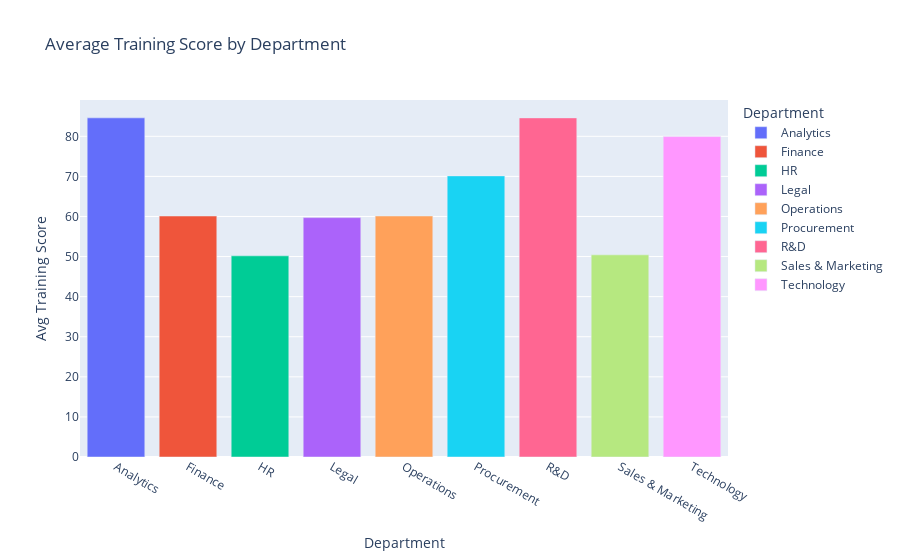

The notebook cell saved with this chart:
### Code cell
avg_score_by_dept = df.groupby('department', as_index=False)['avg_training_score'].mean()
fig = px.bar(
    avg_score_by_dept,
    x='department',
    y='avg_training_score',
    title='Average Training Score by Department',
    labels={'avg_training_score': 'Avg Training Score', 'department': 'Department'},
    color='department'  # Optional: adds different color for each bar
)
fig.show()

### Figure 1 — Plotly figure (JSON) as saved in the notebook; plotly's stock layout.template omitted (floating-point values rounded to 4 significant figures)
{"data": [{"alignmentgroup": "True", "hovertemplate": "Department=%{x}<br>Avg Training Score=%{y}<extra></extra>", "legendgroup": "Analytics", "marker": {"color": "#636efa", "pattern": {"shape": ""}}, "name": "Analytics", "offsetgroup": "Analytics", "orientation": "v", "showlegend": true, "textposition": "auto", "type": "bar", "x": ["Analytics"], "xaxis": "x", "y": [84.6], "yaxis": "y"}, {"alignmentgroup": "True", "hovertemplate": "Department=%{x}<br>Avg Training Score=%{y}<extra></extra>", "legendgroup": "Finance", "marker": {"color": "#EF553B", "pattern": {"shape": ""}}, "name": "Finance", "offsetgroup": "Finance", "orientation": "v", "showlegend": true, "textposition": "auto", "type": "bar", "x": ["Finance"], "xaxis": "x", "y": [60.11], "yaxis": "y"}, {"alignmentgroup": "True", "hovertemplate": "Department=%{x}<br>Avg Training Score=%{y}<extra></extra>", "legendgroup": "HR", "marker": {"color": "#00cc96", "pattern": {"shape": ""}}, "name": "HR", "offsetgroup": "HR", "orientation": "v", "showlegend": true, "textposition": "auto", "type": "bar", "x": ["HR"], "xaxis": "x", "y": [50.18], "yaxis": "y"}, {"alignmentgroup": "True", "hovertemplate": "Department=%{x}<br>Avg Training Score=%{y}<extra></extra>", "legendgroup": "Legal", "marker": {"color": "#ab63fa", "pattern": {"shape": ""}}, "name": "Legal", "offsetgroup": "Legal", "orientation": "v", "showlegend": true, "textposition": "auto", "type": "bar", "x": ["Legal"], "xaxis": "x", "y": [59.72], "yaxis": "y"}, {"alignmentgroup": "True", "hovertemplate": "Department=%{x}<br>Avg Training Score=%{y}<extra></extra>", "legendgroup": "Operations", "marker": {"color": "#FFA15A", "pattern": {"shape": ""}}, "name": "Operations", "offsetgroup": "Operations", "orientation": "v", "showlegend": true, "textposition": "auto", "type": "bar", "x": ["Operations"], "xaxis": "x", "y": [60.12], "yaxis": "y"}, {"alignmentgroup": "True", "hovertemplate": "Department=%{x}<br>Avg Training Score=%{y}<extra></extra>", "legendgroup": "Procurement", "marker": {"color": "#19d3f3", "pattern": {"shape": ""}}, "name": "Procurement", "offsetgroup": "Procurement", "orientation": "v", "showlegend": true, "textposition": "auto", "type": "bar", "x": ["Procurement"], "xaxis": "x", "y": [70.13], "yaxis": "y"}, {"alignmentgroup": "True", "hovertemplate": "Department=%{x}<br>Avg Training Score=%{y}<extra></extra>", "legendgroup": "R&D", "marker": {"color": "#FF6692", "pattern": {"shape": ""}}, "name": "R&D", "offsetgroup": "R&D", "orientation": "v", "showlegend": true, "textposition": "auto", "type": "bar", "x": ["R&D"], "xaxis": "x", "y": [84.6], "yaxis": "y"}, {"alignmentgroup": "True", "hovertemplate": "Department=%{x}<br>Avg Training Score=%{y}<extra></extra>", "legendgroup": "Sales & Marketing", "marker": {"color": "#B6E880", "pattern": {"shape": ""}}, "name": "Sales & Marketing", "offsetgroup": "Sales & Marketing", "orientation": "v", "showlegend": true, "textposition": "auto", "type": "bar", "x": ["Sales & Marketing"], "xaxis": "x", "y": [50.43], "yaxis": "y"}, {"alignmentgroup": "True", "hovertemplate": "Department=%{x}<br>Avg Training Score=%{y}<extra></extra>", "legendgroup": "Technology", "marker": {"color": "#FF97FF", "pattern": {"shape": ""}}, "name": "Technology", "offsetgroup": "Technology", "orientation": "v", "showlegend": true, "textposition": "auto", "type": "bar", "x": ["Technology"], "xaxis": "x", "y": [79.93], "yaxis": "y"}], "layout": {"autosize": true, "barmode": "relative", "legend": {"title": {"text": "Department"}, "tracegroupgap": 0}, "title": {"text": "Average Training Score by Department"}, "xaxis": {"anchor": "y", "autorange": true, "categoryarray": ["Analytics", "Finance", "HR", "Legal", "Operations", "Procurement", "R&D", "Sales & Marketing", "Technology"], "categoryorder": "array", "domain": [0, 1], "range": [-0.5, 8.5], "title": {"text": "Department"}, "type": "category"}, "yaxis": {"anchor": "x", "autorange": true, "domain": [0, 1], "range": [0, 89.06], "title": {"text": "Avg Training Score"}, "type": "linear"}}}
